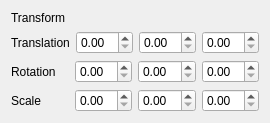
<?xml version="1.0" encoding="UTF-8"?>
<ui version="4.0">
 <class>Transform</class>
 <widget class="QWidget" name="Transform">
  <property name="geometry">
   <rect>
    <x>0</x>
    <y>0</y>
    <width>250</width>
    <height>115</height>
   </rect>
  </property>
  <property name="windowTitle">
   <string>Form</string>
  </property>
  <layout class="QVBoxLayout" name="verticalLayout">
   <item>
    <widget class="QLabel" name="label_4">
     <property name="text">
      <string>Transform</string>
     </property>
    </widget>
   </item>
   <item>
    <layout class="QHBoxLayout" name="horizontalLayout">
     <item>
      <widget class="QLabel" name="label">
       <property name="text">
        <string>Translation</string>
       </property>
      </widget>
     </item>
     <item>
      <widget class="QDoubleSpinBox" name="spinTx">
       <property name="frame">
        <bool>true</bool>
       </property>
       <property name="buttonSymbols">
        <enum>QAbstractSpinBox::UpDownArrows</enum>
       </property>
      </widget>
     </item>
     <item>
      <widget class="QDoubleSpinBox" name="spinTy">
       <property name="frame">
        <bool>true</bool>
       </property>
       <property name="buttonSymbols">
        <enum>QAbstractSpinBox::UpDownArrows</enum>
       </property>
      </widget>
     </item>
     <item>
      <widget class="QDoubleSpinBox" name="spinTz">
       <property name="frame">
        <bool>true</bool>
       </property>
       <property name="buttonSymbols">
        <enum>QAbstractSpinBox::UpDownArrows</enum>
       </property>
      </widget>
     </item>
    </layout>
   </item>
   <item>
    <layout class="QHBoxLayout" name="horizontalLayout_2">
     <item>
      <widget class="QLabel" name="label_2">
       <property name="text">
        <string>Rotation</string>
       </property>
      </widget>
     </item>
     <item>
      <widget class="QDoubleSpinBox" name="spinRx">
       <property name="frame">
        <bool>true</bool>
       </property>
       <property name="buttonSymbols">
        <enum>QAbstractSpinBox::UpDownArrows</enum>
       </property>
      </widget>
     </item>
     <item>
      <widget class="QDoubleSpinBox" name="spinRy">
       <property name="frame">
        <bool>true</bool>
       </property>
       <property name="buttonSymbols">
        <enum>QAbstractSpinBox::UpDownArrows</enum>
       </property>
      </widget>
     </item>
     <item>
      <widget class="QDoubleSpinBox" name="spinRz">
       <property name="frame">
        <bool>true</bool>
       </property>
       <property name="buttonSymbols">
        <enum>QAbstractSpinBox::UpDownArrows</enum>
       </property>
      </widget>
     </item>
    </layout>
   </item>
   <item>
    <layout class="QHBoxLayout" name="horizontalLayout_3">
     <item>
      <widget class="QLabel" name="label_3">
       <property name="text">
        <string>Scale</string>
       </property>
      </widget>
     </item>
     <item>
      <widget class="QDoubleSpinBox" name="spinSx">
       <property name="frame">
        <bool>true</bool>
       </property>
       <property name="buttonSymbols">
        <enum>QAbstractSpinBox::UpDownArrows</enum>
       </property>
      </widget>
     </item>
     <item>
      <widget class="QDoubleSpinBox" name="spinSy">
       <property name="frame">
        <bool>true</bool>
       </property>
       <property name="buttonSymbols">
        <enum>QAbstractSpinBox::UpDownArrows</enum>
       </property>
      </widget>
     </item>
     <item>
      <widget class="QDoubleSpinBox" name="spinSz">
       <property name="frame">
        <bool>true</bool>
       </property>
       <property name="buttonSymbols">
        <enum>QAbstractSpinBox::UpDownArrows</enum>
       </property>
      </widget>
     </item>
    </layout>
   </item>
  </layout>
 </widget>
 <resources/>
 <connections/>
</ui>
